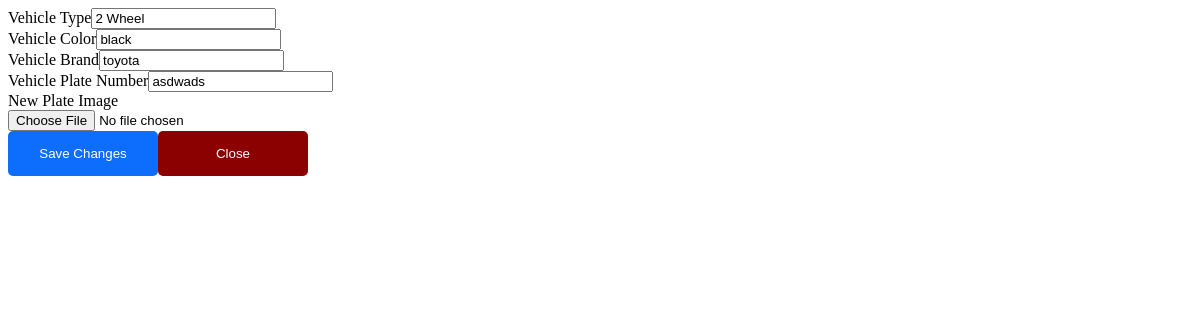
Screenshot of /edit_case_form.php?id=6761 with the database file from the repository.
### tables this page shows
CREATE TABLE `table` (
  `Reservation_id` int(11) NOT NULL,
  `Vehicle_type` varchar(25) NOT NULL,
  `Vehicle_color` varchar(25) NOT NULL,
  `Vehicle_brand` varchar(25) NOT NULL,
  `Plate_no` varchar(25) NOT NULL,
  `Date` varchar(25) NOT NULL,
  `Time` varchar(25) NOT NULL,
  `Status` varchar(25) NOT NULL,
  `Plate_image` varchar(255) NOT NULL
);

### edit_case_form.php (the view, shortened to what this page needs)
<?php
include("connections.php");
if ($_SERVER["REQUEST_METHOD"] == "POST") {
    $caseId = $_POST['edit-case-id'];
    $vehicleType = $_POST['edit-case-vehicle-type'];
    $vehicleColor = $_POST['edit-case-vehicle-color'];
    $vehicleBrand = $_POST['edit-case-vehicle-brand'];
    $vehiclePlate = $_POST['edit-case-vehicle-plate'];
    $target_file = '';
    if (!empty($_FILES['edit-case-new-plate-image']['tmp_name'])) {
        $target_dir = "C:\\xampp\\htdocs\\adi\\image\\";
        $target_file = $target_dir . basename($_FILES['edit-case-new-plate-image']['name']);
        $uploadOk = 1;
        $imageFileType = strtolower(pathinfo($target_file, PATHINFO_EXTENSION));
        $check = getimagesize($_FILES['edit-case-new-plate-image']['tmp_name']);
        if ($check !== false) {
            $uploadOk = 1;
        } else {
            echo "File is not an image.";
            $uploadOk = 0;
        }
        if ($_FILES['edit-case-new-plate-image']['size'] > 2000000) {
            echo "Sorry, your file is too large.";
            $uploadOk = 0;
        }
        if (!in_array($imageFileType, ['jpg', 'png', 'jpeg', 'gif'])) {
            echo "Sorry, only JPG, JPEG, PNG & GIF files are allowed.";
            $uploadOk = 0;
        }
        if ($uploadOk == 0) {
            echo "Sorry, your file was not uploaded.";
        } else {
            if (!move_uploaded_file($_FILES['edit-case-new-plate-image']['tmp_name'], $target_file)) {
                echo "Sorry, there was an error uploading your file.";
            }
        }
    }
    $query = "UPDATE `table` SET Vehicle_type=?, Vehicle_color=?, Vehicle_brand=?, Plate_no=?, Plate_image=? WHERE Reservation_id=?";
    $stmt = mysqli_prepare($connections, $query);
    mysqli_stmt_bind_param($stmt, "sssssi", $vehicleType, $vehicleColor, $vehicleBrand, $vehiclePlate, basename($target_file), $caseId);
    $success = mysqli_stmt_execute($stmt);
    if ($success) {
        echo "Changes saved successfully.";
    } else {
        echo "Error: " . mysqli_error($connections);
    }
    mysqli_stmt_close($stmt);
} else {
    if(isset($_GET['id'])) {
        $caseId = $_GET['id'];
        $query = "SELECT * FROM `table` WHERE Reservation_id = ?";
        $stmt = mysqli_prepare($connections, $query);
        mysqli_stmt_bind_param($stmt, "i", $caseId);
        mysqli_stmt_execute($stmt);
        $result = mysqli_stmt_get_result($stmt);
        if($result) {
            if(mysqli_num_rows($result) > 0) {
                $row = mysqli_fetch_assoc($result);
                $html = "<form id='edit-case-form' method='post' enctype='multipart/form-data'>";
                $html .= "<input type='hidden' name='edit-case-id' value='{$row['Reservation_id']}'>";
                $html .= "<div class='mb-3'>";
                $html .= "<label for='edit-case-vehicle-type' class='form-label'>Vehicle Type</label>";
                $html .= "<input type='text' class='form-control' id='edit-case-vehicle-type' name='edit-case-vehicle-type' value='{$row['Vehicle_type']}'>";
                $html .= "</div>";
                $html .= "<div class='mb-3'>";
                $html .= "<label for='edit-case-vehicle-color' class='form-label'>Vehicle Color</label>";
                $html .= "<input type='text' class='form-control' id='edit-case-vehicle-color' name='edit-case-vehicle-color' value='{$row['Vehicle_color']}'>";
                $html .= "</div>";
                $html .= "<div class='mb-3'>";
                $html .= "<label for='edit-case-vehicle-brand' class='form-label'>Vehicle Brand</label>";
                $html .= "<input type='text' class='form-control' id='edit-case-vehicle-brand' name='edit-case-vehicle-brand' value='{$row['Vehicle_brand']}'>";
                $html .= "</div>";
                $html .= "<div class='mb-3'>";
                $html .= "<label for='edit-case-vehicle-plate' class='form-label'>Vehicle Plate Number</label>";
                $html .= "<input type='text' class='form-control' id='edit-case-vehicle-plate' name='edit-case-vehicle-plate' value='{$row['Plate_no']}'>";
                $html .= "</div>";
                $html .= "<div class='mb-3'>";
                $html .= "<label for='edit-case-new-plate-image' class='form-label'>New Plate Image</label><br>";
                $html .= "<input type='file' class='form-control' id='edit-case-new-plate-image' name='edit-case-new-plate-image' accept='image/*'>";
                $html .= "</div>";
                $html .= "<button type='submit' class='add-button'>Save Changes</button>";
                $html .= "<button type='button' class='close-button' data-bs-dismiss='modal'>Close</button>";
                $html .= "</form>";
                echo $html;
            } else {
                echo "No case found with the provided ID.";
            }
        } else {
            echo "Query execution failed.";
        }
    } else {
        echo "No case ID provided.";
    }
}
?>
<link rel="stylesheet" href="buttons.css">

### buttons.css (style rules this page uses)
.add-button { background-color: #0d6efd; height: 45px; width: 150px; padding: 10px; border-radius: 5px; color: white; justify-content: center; border-color: #0d6efd; border: none; }
.close-button { background-color: darkred; height: 45px; width: 150px; padding: 10px; border-radius: 5px; color: white; justify-content: center; border-color: #0d6efd; border: none; }

### rows the page displays
table: edit-case-vehicle-type "2 Wheel", edit-case-vehicle-color "black", edit-case-vehicle-brand "toyota", edit-case-vehicle-plate "asdwads"
